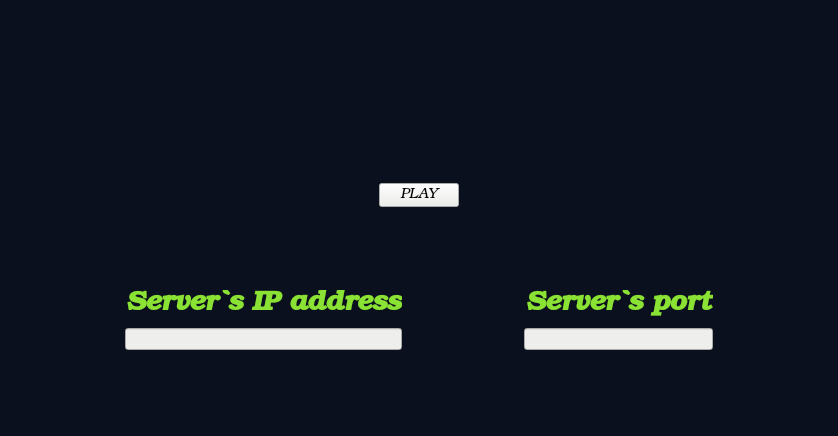
<?xml version="1.0" encoding="UTF-8"?>
<ui version="4.0">
 <class>MainWindow</class>
 <widget class="QMainWindow" name="MainWindow">
  <property name="enabled">
   <bool>true</bool>
  </property>
  <property name="geometry">
   <rect>
    <x>0</x>
    <y>0</y>
    <width>838</width>
    <height>436</height>
   </rect>
  </property>
  <property name="windowTitle">
   <string>MainWindow</string>
  </property>
  <property name="styleSheet">
   <string notr="true">background-color: rgb(10, 16, 30);</string>
  </property>
  <widget class="QWidget" name="centralwidget">
   <layout class="QVBoxLayout" name="verticalLayout">
    <item>
     <spacer name="verticalSpacer_4">
      <property name="orientation">
       <enum>Qt::Vertical</enum>
      </property>
      <property name="sizeHint" stdset="0">
       <size>
        <width>20</width>
        <height>40</height>
       </size>
      </property>
     </spacer>
    </item>
    <item>
     <widget class="QLabel" name="logoLabel">
      <property name="text">
       <string/>
      </property>
      <property name="pixmap">
       <pixmap resource="Resources.qrc">:/images/GameLogo.png</pixmap>
      </property>
      <property name="scaledContents">
       <bool>true</bool>
      </property>
     </widget>
    </item>
    <item>
     <spacer name="verticalSpacer_2">
      <property name="orientation">
       <enum>Qt::Vertical</enum>
      </property>
      <property name="sizeHint" stdset="0">
       <size>
        <width>20</width>
        <height>40</height>
       </size>
      </property>
     </spacer>
    </item>
    <item>
     <layout class="QHBoxLayout" name="horizontalLayout">
      <item>
       <spacer name="horizontalSpacer_4">
        <property name="orientation">
         <enum>Qt::Horizontal</enum>
        </property>
        <property name="sizeHint" stdset="0">
         <size>
          <width>40</width>
          <height>20</height>
         </size>
        </property>
       </spacer>
      </item>
      <item>
       <widget class="QPushButton" name="playBtn">
        <property name="font">
         <font>
          <family>URW Bookman</family>
          <pointsize>11</pointsize>
          <weight>7</weight>
          <italic>true</italic>
          <bold>false</bold>
          <underline>false</underline>
         </font>
        </property>
        <property name="styleSheet">
         <string notr="true">background-color: rgb(238, 238, 236);
font: 63 italic 11pt &quot;URW Bookman&quot;;</string>
        </property>
        <property name="text">
         <string>PLAY</string>
        </property>
       </widget>
      </item>
      <item>
       <spacer name="horizontalSpacer_5">
        <property name="orientation">
         <enum>Qt::Horizontal</enum>
        </property>
        <property name="sizeHint" stdset="0">
         <size>
          <width>40</width>
          <height>20</height>
         </size>
        </property>
       </spacer>
      </item>
     </layout>
    </item>
    <item>
     <spacer name="verticalSpacer">
      <property name="orientation">
       <enum>Qt::Vertical</enum>
      </property>
      <property name="sizeHint" stdset="0">
       <size>
        <width>20</width>
        <height>40</height>
       </size>
      </property>
     </spacer>
    </item>
    <item>
     <layout class="QGridLayout" name="gridLayout">
      <item row="1" column="3">
       <widget class="QLineEdit" name="portLineEdit">
        <property name="styleSheet">
         <string notr="true">background-color: rgb(238, 238, 236);</string>
        </property>
       </widget>
      </item>
      <item row="0" column="3">
       <widget class="QLabel" name="portLabel">
        <property name="font">
         <font>
          <family>URW Bookman</family>
          <weight>75</weight>
          <italic>true</italic>
          <bold>true</bold>
         </font>
        </property>
        <property name="text">
         <string>&lt;html&gt;&lt;head/&gt;&lt;body&gt;&lt;p align=&quot;center&quot;&gt;&lt;span style=&quot; font-size:20pt; color:#8ae234;&quot;&gt;Server`s port&lt;/span&gt;&lt;/p&gt;&lt;/body&gt;&lt;/html&gt;</string>
        </property>
       </widget>
      </item>
      <item row="0" column="1">
       <widget class="QLabel" name="IPLabel">
        <property name="font">
         <font>
          <family>URW Bookman</family>
          <weight>75</weight>
          <italic>true</italic>
          <bold>true</bold>
         </font>
        </property>
        <property name="text">
         <string>&lt;html&gt;&lt;head/&gt;&lt;body&gt;&lt;p align=&quot;center&quot;&gt;&lt;span style=&quot; font-size:20pt; color:#8ae234;&quot;&gt;Server`s IP address&lt;/span&gt;&lt;/p&gt;&lt;/body&gt;&lt;/html&gt;</string>
        </property>
       </widget>
      </item>
      <item row="1" column="0">
       <spacer name="horizontalSpacer">
        <property name="orientation">
         <enum>Qt::Horizontal</enum>
        </property>
        <property name="sizeHint" stdset="0">
         <size>
          <width>40</width>
          <height>20</height>
         </size>
        </property>
       </spacer>
      </item>
      <item row="1" column="4">
       <spacer name="horizontalSpacer_2">
        <property name="orientation">
         <enum>Qt::Horizontal</enum>
        </property>
        <property name="sizeHint" stdset="0">
         <size>
          <width>40</width>
          <height>20</height>
         </size>
        </property>
       </spacer>
      </item>
      <item row="1" column="2">
       <spacer name="horizontalSpacer_3">
        <property name="orientation">
         <enum>Qt::Horizontal</enum>
        </property>
        <property name="sizeHint" stdset="0">
         <size>
          <width>40</width>
          <height>20</height>
         </size>
        </property>
       </spacer>
      </item>
      <item row="1" column="1">
       <widget class="QLineEdit" name="ipLineEdit">
        <property name="styleSheet">
         <string notr="true">background-color: rgb(238, 238, 236);</string>
        </property>
       </widget>
      </item>
     </layout>
    </item>
    <item>
     <spacer name="verticalSpacer_3">
      <property name="orientation">
       <enum>Qt::Vertical</enum>
      </property>
      <property name="sizeHint" stdset="0">
       <size>
        <width>20</width>
        <height>40</height>
       </size>
      </property>
     </spacer>
    </item>
   </layout>
  </widget>
 </widget>
 <resources>
  <include location="Resources.qrc"/>
 </resources>
 <connections/>
</ui>
